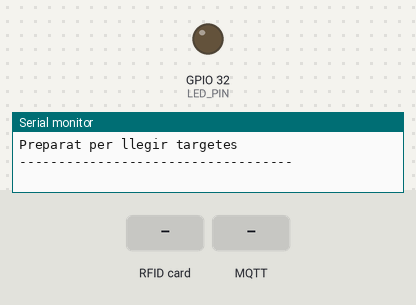
The sketch below on a simulated ESP32. Shown: output pins drawn as LEDs (lit = HIGH), the last lines printed to the serial monitor. Dashed ring = blinking. The test bench sets the inputs (shaded band). WiFi joins after 1.5 s; servers stay silent unless stated; no MQTT or app messages arrive unless stated.

Above: at 2.9 s.
3.0 s: RFID card 5E 7A 19 C4 held to the reader
At 3.27 s:
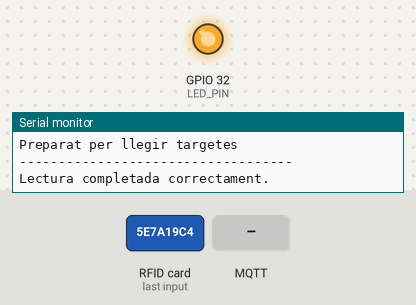
5.0 s: MQTT message "1" arrives on the first subscribed topic
At 6.8 s:
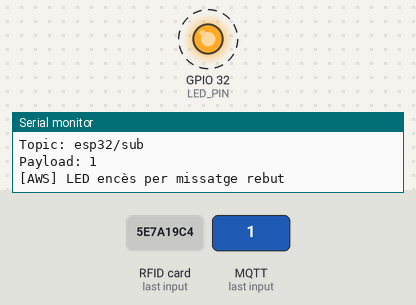
7.1 s: MQTT message "0" arrives on the first subscribed topic
10.1 s: MQTT message "2" arrives on the first subscribed topic
At 12.7 s:
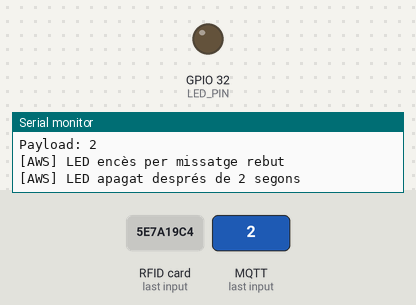
Timing chart, 0 to 14.1 s (numbered marks = the images above; inputs shaded):
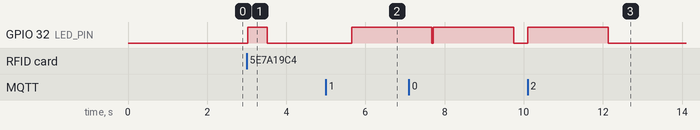

The sketch:

ReadNUID.ino
```cpp
#include <Arduino.h>

// Variables d'estat globals
bool WifiConnected = false;
bool AWSConnected = false;

#define LED_PIN 32

// Declarem les funcions que estan en altres fitxers
void SetupRFID();
bool CheckRFID(String &tag);

void SetupWifi();
void CheckWifi();

void SetupAWS();
void CheckAWS();
void PublicaTag(String tag);

void SubscripcioAWS();  // opcional si quieres usarla aparte
void CallbackAWS(String &topic, String &payload);

// Programa principal
// ─────────────────────────────────────────────────
void setup() {
  pinMode(LED_PIN, OUTPUT);
  digitalWrite(LED_PIN, LOW);
  Serial.begin(9600);
  Serial.println("Iniciant sistema de lectura RFID...");

  // Inicialitza la connexió Wi-Fi
  SetupWifi();

  // Inicialitza el lector RFID
  SetupRFID();

  // Inicialitza la connexió amb AWS IoT Core
  SetupAWS();

  Serial.println("Preparat per llegir targetes");
  Serial.println("-----------------------------------");
}

void loop() {
  // Comprova que la connexió Wi-Fi segueixi activa
  CheckWifi();

  // Comprova i manté la connexió amb AWS IoT Core
  CheckAWS();

  // Comprova si s'ha llegit una targeta RFID
  String tag;
  if (CheckRFID(tag)) {
    digitalWrite(LED_PIN, HIGH);
    delay(500);
    digitalWrite(LED_PIN, LOW);
    Serial.print("Targeta detectada, UID: ");
    Serial.println(tag);

    // Si està connectat a AWS, publica la dada al núvol
    if (AWSConnected) {
      Serial.println("Enviant UID a AWS IoT...");
      PublicaTag(tag);
    } else {
      Serial.println("No connectat a AWS, no s'ha pogut publicar.");
    }

    Serial.println("-----------------------------------");
    delay(2000);
  }
}
```

AWS-IoT.ino
```cpp
#include "secrets.h"                // Certificats i configuració AWS
#include <WiFiClientSecure.h>       // Connexió segura (TLS)
#include <MQTTClient.h>             // Client MQTT per AWS
#include <ArduinoJson.h>            // Per a enviar dades en format JSON
#define LED_PIN 32

// Nom del dispositiu (ha de coincidir amb el que tens a AWS IoT)
#define THINGNAME "ESP32"

// Temes MQTT (topics) per publicar i subscriure
#define AWS_IOT_SUBSCRIBE_TOPIC "esp32/sub"
#define AWS_IOT_PUBLISH_TOPIC   "esp32/pub"

// Clients per la connexió segura i MQTT
WiFiClientSecure net = WiFiClientSecure();
MQTTClient client = MQTTClient(256);


// ----------------------------------------------------
// Configuració inicial de connexió amb AWS
// ----------------------------------------------------
void SetupAWS() {
  Serial.println("[AWS] Inicialitzant connexió amb AWS IoT...");

  // Carregar certificats i claus
  net.setCACert(AWS_CERT_CA);          // Certificat Root CA d'Amazon
  net.setCertificate(AWS_CERT_CRT);    // Certificat del dispositiu
  net.setPrivateKey(AWS_CERT_PRIVATE); // Clau privada del dispositiu

  // Connectar el client MQTT amb el servidor AWS
  client.begin(AWS_IOT_ENDPOINT, 8883, net);

  client.onMessage(CallbackAWS);

  // Intentem connectar
  Serial.println("[AWS] Connectant amb el broker MQTT...");
  if (client.connect(THINGNAME)) {
    Serial.println("[AWS] Connexió amb AWS IoT establerta correctament!");
    AWSConnected = true;
    // Ens subscrivim al topic per si AWS ens envia missatges
    client.subscribe(AWS_IOT_SUBSCRIBE_TOPIC);
  } else {
    Serial.print("[AWS] Error connectant amb AWS IoT. Codi: ");
    Serial.println(client.lastError());
    AWSConnected = false;
  }
}

// ----------------------------------------------------
// Revisar i mantenir connexió amb AWS IoT
// ----------------------------------------------------
void CheckAWS() {
  if (!client.connected()) {
    Serial.println("[AWS] Connexió amb AWS perduda. Reintentant...");

    // Reintentem la connexió
    if (client.connect(THINGNAME)) {
      Serial.println("[AWS] Reconnectat correctament a AWS IoT!");
      AWSConnected = true;
      client.subscribe(AWS_IOT_SUBSCRIBE_TOPIC);
    } else {
      Serial.println("[AWS] No s'ha pogut reconnectar a AWS IoT.");
      AWSConnected = false;
    }
  } else {
    // Si està connectat, mantenim viva la connexió MQTT
    client.loop();
    AWSConnected = true;
  }
}

// ----------------------------------------------------
// Publicar un UID (tag) al topic d’AWS
// ----------------------------------------------------
void PublicaTag(String tagID) {
  if (!AWSConnected) {
    Serial.println("[AWS] No connectat, no es pot publicar el missatge.");
    return;
  }

  Serial.println("[AWS] Publicant tag a AWS IoT...");

  // Crea un JSON senzill amb el tag
  String jsonPayload = "{\"tag\": \"" + tagID + "\"}";

  if (client.publish(AWS_IOT_PUBLISH_TOPIC, jsonPayload.c_str())) {
    Serial.print("[AWS] Publicat correctament -> ");
    Serial.println(jsonPayload);
  } else {
    Serial.println("[AWS] Error al publicar el missatge.");
  }
}

void SubscripcioAWS() {
  if (!AWSConnected) {
    Serial.println("[AWS] No connectat, no es pot subscriure al topic.");
    return;
  }

  Serial.println("[AWS] Subscripció al topic AWS IoT...");

  if (client.subscribe(AWS_IOT_SUBSCRIBE_TOPIC)) {
    Serial.print("[AWS] Subscrit correctament a -> ");
    Serial.println(AWS_IOT_SUBSCRIBE_TOPIC);
  } else {
    Serial.println("[AWS] Error en la subscripció.");
  }
}

void CallbackAWS(String &topic, String &payload) {
  Serial.println("=== CALLBACK INVOCAT ===");
  Serial.print("Topic: "); Serial.println(topic);
  Serial.print("Payload: "); Serial.println(payload);

  //  Encender LED siempre que llegue un mensaje
  digitalWrite(LED_PIN, HIGH);
  Serial.println("[AWS] LED encès per missatge rebut");

  delay(2000);
  digitalWrite(LED_PIN, LOW);
  Serial.println("[AWS] LED apagat després de 2 segons");
}
```

MRFC522.ino
```cpp
#include <SPI.h>
#include <MFRC522.h>

#define SS_PIN 5
#define RST_PIN 0

MFRC522 rfid(SS_PIN, RST_PIN);

void SetupRFID() {
  SPI.begin();         // Inicialitza el bus SPI
  rfid.PCD_Init();     // Inicialitza el lector RFID
  Serial.println("RFID inicialitzat correctament.");
}

bool CheckRFID(String &tag) {
  // Si no hi ha cap targeta nova, no fem res
  if (!rfid.PICC_IsNewCardPresent() || !rfid.PICC_ReadCardSerial()) {
    return false;
  }

  // Converteix el UID a String hexadecimal
  tag = "";
  for (byte i = 0; i < rfid.uid.size; i++) {
    if (rfid.uid.uidByte[i] < 0x10)
      tag += "0";
    tag += String(rfid.uid.uidByte[i], HEX);
  }

  tag.toUpperCase();

  // Atura la comunicació amb la tarjeta
  rfid.PICC_HaltA();
  rfid.PCD_StopCrypto1();

  Serial.println("Lectura completada correctament.");
  return true; // Hay tarjeta
}
```

secrets.h
```cpp
#include <pgmspace.h>
#define SECRET
#define THINGNAME "ESP32"
const char WIFI_SSID[] = "Nereaa";
const char WIFI_PASSWORD[] = "123456789";
const char AWS_IOT_ENDPOINT[] = "aq90f2i09sgrd-ats.iot.us-east-1.amazonaws.com";
// Amazon Root CA 1
static const char AWS_CERT_CA[] PROGMEM = R"EOF(
-----BEGIN CERTIFICATE-----
MIIDQTCCAimgAwIBAgITBmyfz5m/jAo54vB4ikPmljZbyjANBgkqhkiG9w0BAQsF
ADA5MQswCQYDVQQGEwJVUzEPMA0GA1UEChMGQW1hem9uMRkwFwYDVQQDExBBbWF6
b24gUm9vdCBDQSAxMB4XDTE1MDUyNjAwMDAwMFoXDTM4MDExNzAwMDAwMFowOTEL
MAkGA1UEBhMCVVMxDzANBgNVBAoTBkFtYXpvbjEZMBcGA1UEAxMQQW1hem9uIFJv
b3QgQ0EgMTCCASIwDQYJKoZIhvcNAQEBBQADggEPADCCAQoCggEBALJ4gHHKeNXj
ca9HgFB0fW7Y14h29Jlo91ghYPl0hAEvrAIthtOgQ3pOsqTQNroBvo3bSMgHFzZM
9O6II8c+6zf1tRn4SWiw3te5djgdYZ6k/oI2peVKVuRF4fn9tBb6dNqcmzU5L/qw
IFAGbHrQgLKm+a/sRxmPUDgH3KKHOVj4utWp+UhnMJbulHheb4mjUcAwhmahRWa6
VOujw5H5SNz/0egwLX0tdHA114gk957EWW67c4cX8jJGKLhD+rcdqsq08p8kDi1L
93FcXmn/6pUCyziKrlA4b9v7LWIbxcceVOF34GfID5yHI9Y/QCB/IIDEgEw+OyQm
jgSubJrIqg0CAwEAAaNCMEAwDwYDVR0TAQH/BAUwAwEB/zAOBgNVHQ8BAf8EBAMC
AYYwHQYDVR0OBBYEFIQYzIU07LwMlJQuCFmcx7IQTgoIMA0GCSqGSIb3DQEBCwUA
A4IBAQCY8jdaQZChGsV2USggNiMOruYou6r4lK5IpDB/G/wkjUu0yKGX9rbxenDI
U5PMCCjjmCXPI6T53iHTfIUJrU6adTrCC2qJeHZERxhlbI1Bjjt/msv0tadQ1wUs
N+gDS63pYaACbvXy8MWy7Vu33PqUXHeeE6V/Uq2V8viTO96LXFvKWlJbYK8U90vv
o/ufQJVtMVT8QtPHRh8jrdkPSHCa2XV4cdFyQzR1bldZwgJcJmApzyMZFo6IQ6XU
5MsI+yMRQ+hDKXJioaldXgjUkK642M4UwtBV8ob2xJNDd2ZhwLnoQdeXeGADbkpy
rqXRfboQnoZsG4q5WTP468SQvvG5
-----END CERTIFICATE-----
)EOF";
// Device Certificate
static const char AWS_CERT_CRT[] PROGMEM = R"KEY(
-----BEGIN CERTIFICATE-----
MIIDWTCCAkGgAwIBAgIUasv+Meu6mlB10H9SaTiADp2RJ9gwDQYJKoZIhvcNAQEL
BQAwTTFLMEkGA1UECwxCQW1hem9uIFdlYiBTZXJ2aWNlcyBPPUFtYXpvbi5jb20g
SW5jLiBMPVNlYXR0bGUgU1Q9V2FzaGluZ3RvbiBDPVVTMB4XDTI1MTExMjE0NTEz
NFoXDTQ5MTIzMTIzNTk1OVowHjEcMBoGA1UEAwwTQVdTIElvVCBDZXJ0aWZpY2F0
ZTCCASIwDQYJKoZIhvcNAQEBBQADggEPADCCAQoCggEBALJt+BJ7GCgZ1BV4WXcA
e4YIbgnF3Lb2B0fKsouIFDNDzMBEKdDiM3VgBvi+VocXVvGHbywCfVr1fQ3bVMUI
aABybrwjPK7RwhYA455AGSKpDwUjz6OxQaFk0PvHfHwcnMwXU0ZMphPeO9hfty3X
0uoV43N64iMfzWNWHJRyk6ZhNjAwGlgqifscUX31EGiJYfgeur+xUUrKJklHcIv4
Myeb6eqw1gefx7/qfyJNn1OTouw04vTBG2vnIRMOAbkrEmWU7sTSKMb2qoDNnTN4
YseUinV/Y5FqEviGJyJhJreCDaCrtwO7ZG3aAimqiJIrhvSzmsfgRXT6r3hzwgam
rOMCAwEAAaNgMF4wHwYDVR0jBBgwFoAUL6UHhuQ0Gh4DCpYRCkpk8xip5PYwHQYD
VR0OBBYEFESL1hb25I1QXh/P6i+h+O9fLMduMAwGA1UdEwEB/wQCMAAwDgYDVR0P
AQH/BAQDAgeAMA0GCSqGSIb3DQEBCwUAA4IBAQCBie1E5RCm6otU4VeeEJ88nJbG
Xl/Ph30jdOAi8srpWHdpNRyZF2cxLnQF5QIh3dQspQNQ0txmqCMpHNTjFD6yhZzv
d+omfFSCpXVrJONDR0aEba4/yeL7HEJrvoOKHNE0HBZq2OKl0W74kNJC/R/2K1Kx
iCKXBLWGotmvqxYqgLtsNnVOTjFw7+XgNIAKm9Vt0grNh9caJ37wD6Vj9m+TrhFH
H4eLtvul6sHmQbvV9VSB6ONsx8yRYCizj/DiaNgaMSznT9ZwfTryBVsm/wHA3MY0
kUatAhL3Va33YzvxzS8oXLQjEmjT1Btv1MXyOLaF6rkK3SDAepQn04stgtPz
-----END CERTIFICATE-----

)KEY";
// Device Private Key
static const char AWS_CERT_PRIVATE[] PROGMEM = R"KEY(
-----BEGIN RSA PRIVATE KEY-----
MIIEowIBAAKCAQEAsm34EnsYKBnUFXhZdwB7hghuCcXctvYHR8qyi4gUM0PMwEQp
0OIzdWAG+L5WhxdW8YdvLAJ9WvV9DdtUxQhoAHJuvCM8rtHCFgDjnkAZIqkPBSPP
o7FBoWTQ+8d8fByczBdTRkymE9472F+3LdfS6hXjc3riIx/NY1YclHKTpmE2MDAa
WCqJ+xxRffUQaIlh+B66v7FRSsomSUdwi/gzJ5vp6rDWB5/Hv+p/Ik2fU5Oi7DTi
9MEba+chEw4BuSsSZZTuxNIoxvaqgM2dM3hix5SKdX9jkWoS+IYnImEmt4INoKu3
A7tkbdoCKaqIkiuG9LOax+BFdPqveHPCBqas4wIDAQABAoIBAGlaVSdUVycWWQt0
TB7fwg+Z2p8anP/KtPHG1TVd28+JMNQ1axtS9F9Rm8wzVpPdTBDAjvvFXI7gdD5C
SwMru3zIFGoxxBrU72xeigdegXjdqWi3hFp6xu2swVhoqS//FPXMr/bKOyVwCpXv
rhD7ZiWhVvNQk0V5+aO1rJpaLKQHtaNxAruP75G1MnfzRGNvZScdq620cOZDu0gQ
0vSyaFRY8qitG5Np+Zh9cKlgXPxp/DeCWaT7ywwiDnIL87RT6O0qqt3kYgP+odm8
K+EcPVm0adt1tm1UnArfS1+94nLzqJFs75qNRH10KPEjvdilUIuf9xYj+SLb8olf
lyv+CEECgYEA26pCLz9Mi1fzfn1LE7khcn1FJq/F3oVJwg3OOHO5ahAV4zoNauHt
obosQ+KBL30H+79ca4c/H8cjlqJZZ57MqJHIjyDSQIpghKCvSw5ybMVgOic+AXuv
/nd7hhd7K6xZSgy7ekl/BjzbaG6ILzNdYHgqxX4shdvfKvykSRG+RM8CgYEAz/GW
qBA5AW53mjuIMSSOx19PXyrbogQU489s+S7PFGm1S4j/sTeMRhQytmoURHXpHXQX
tGb2QoLbmtHp3Bldoz6GZ/I6cXg6p3y82R9OepmqQsHz/mgBd6L/XhkuDO1E2BRM
iEFf/jg9srrJH6cUlgwDBRePw5NAh5IvDVXwQ60CgYEAuquUNOx40s16CdrVyzv/
FXkpI7gp0XC5fmQXBFgrj9t9jizOLC80rsQ0S7gXilCZUTGMi4BSf2HOd3sduPX0
+6dvpVoB8oDlhq+6Z3Euggq1PJYOlloS9I969DfOHw4GjuwFAeWlQZrD5ZpQtrPS
vWFBD7WqhlKT8sbhoYqng3cCgYA9sbu1GTsQhanOhKMfkW0bEdgGsDyBkRxxinUW
aSDfOY2kX30dIxHnKM7y9/4TYbhMGMl/qJyflxt4j5cGyi/R4xcVd/SG/djJIGUX
NgaesUCmlczCSjFFQYLqdCYJh8vJIBykwGCumBkWEfzh+zxMWDv9IsRwjhuzHVgA
aOLj8QKBgHGTONZDO2p8dy+2dE4ej3/+R9oY3ENkVgM+Y/0yV7vixy6UqCb4Sq9n
zy4nibB8CHkMytQEgAmxsBt58Qc8d10+KRLP6637M+w2P+k12kDnamp9fbfXDe7p
gm3xbK7rD1c2Gq9OnDEM7zg4SXF+X08NDvB55REBOT5zZwxvxDmc
-----END RSA PRIVATE KEY-----
)KEY";
```

wifi.ino
```cpp
#include <WiFi.h>

// Dades de la xarxa wifi
const char *ssid = "Nereaa";
const char *password = "123456789";

void SetupWifi() {
  Serial.println();
  Serial.print("[WiFi] Connectant a ");
  Serial.println(ssid);

  WiFi.begin(ssid, password);

  int intents = 0;
  int maxIntents = 20; // nombre màxim d’intents de connexió

  while (WiFi.status() != WL_CONNECTED && intents < maxIntents) {
    delay(500);
    Serial.print(".");
    intents++;
  }

  if (WiFi.status() == WL_CONNECTED) {
    Serial.println("");
    Serial.println("Wi-Fi connectada correctament!");
    Serial.print("IP assignada: ");
    Serial.println(WiFi.localIP());
  } else {
    Serial.println("");
    Serial.println("No s'ha pogut connectar a la Wi-Fi!");
    Serial.println("Revisa l'SSID o la contrasenya.");
  }
}

void CheckWifi() {
  if (WiFi.status() != WL_CONNECTED) {
    Serial.println("[WiFi] Connexió perduda, tornant a connectar...");
    WiFi.disconnect();
    WiFi.begin(ssid, password);

    int intents = 0;
    while (WiFi.status() != WL_CONNECTED && intents < 20) {
      delay(500);
      Serial.print(".");
      intents++;
    }

    if (WiFi.status() == WL_CONNECTED) {
      Serial.println("");
      Serial.println("Reconnectat correctament a la Wi-Fi!");
    } else {
      Serial.println("");
      Serial.println("No s'ha pogut reconnectar a la Wi-Fi.");
    }
  }
}
```

Measured:
- after the input at 3.0 s, GPIO 32 (LED_PIN): LOW → HIGH at once, → LOW 0.50 s later
- after the input at 5.0 s, GPIO 32 (LED_PIN): LOW → HIGH after 0.65 s
- after the input at 10.1 s, GPIO 32 (LED_PIN): LOW → HIGH at once, → LOW 2.0 s later
